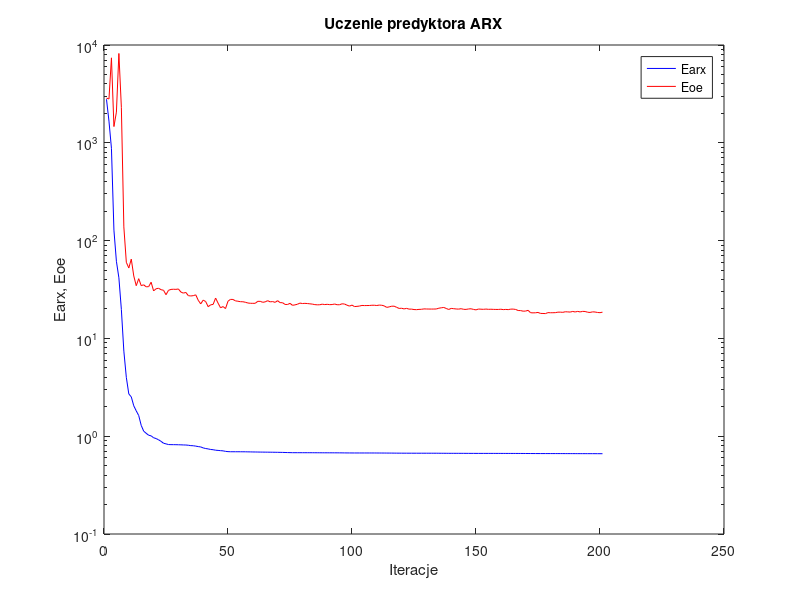
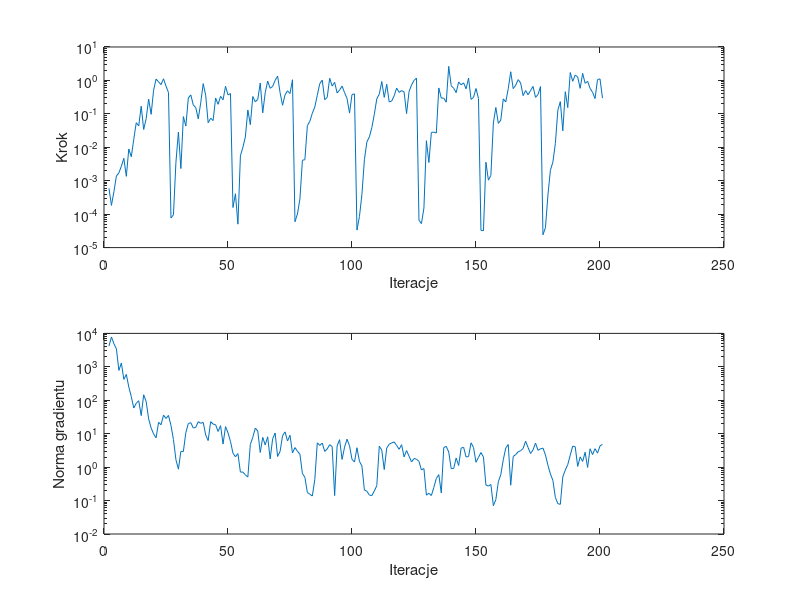

Here is the MATLAB script that generated these plots, in order:
%uczenie predyktora arx
clear all;
n=0; farx(n+1)=2.787577e+003; foe(n+1)=2.863115e+003; wspucz(n+1)=0.000000e+000; ng(n+1)=0.000000e+000;
%odnowa zmiennej metryki
n=1; farx(n+1)=1.666970e+003; foe(n+1)=2.805241e+003; krok(n+1)=5.909215e-004; ng(n+1)=4.164262e+003;
n=2; farx(n+1)=8.781774e+002; foe(n+1)=7.392057e+003; krok(n+1)=1.828869e-004; ng(n+1)=7.817177e+003;
n=3; farx(n+1)=1.279881e+002; foe(n+1)=1.465802e+003; krok(n+1)=4.723973e-004; ng(n+1)=4.900493e+003;
n=4; farx(n+1)=6.144308e+001; foe(n+1)=2.059347e+003; krok(n+1)=1.389400e-003; ng(n+1)=3.447662e+003;
n=5; farx(n+1)=4.166243e+001; foe(n+1)=8.193350e+003; krok(n+1)=1.721185e-003; ng(n+1)=7.811372e+002;
n=6; farx(n+1)=1.974373e+001; foe(n+1)=2.303435e+003; krok(n+1)=2.716773e-003; ng(n+1)=1.303358e+003;
n=7; farx(n+1)=7.414708e+000; foe(n+1)=1.381018e+002; krok(n+1)=4.664313e-003; ng(n+1)=4.217901e+002;
n=8; farx(n+1)=3.998072e+000; foe(n+1)=6.003733e+001; krok(n+1)=1.353531e-003; ng(n+1)=5.925263e+002;
n=9; farx(n+1)=2.705303e+000; foe(n+1)=5.248295e+001; krok(n+1)=8.928204e-003; ng(n+1)=2.499109e+002;
n=10; farx(n+1)=2.524522e+000; foe(n+1)=6.466852e+001; krok(n+1)=5.214412e-003; ng(n+1)=1.289809e+002;
n=11; farx(n+1)=2.045520e+000; foe(n+1)=4.350775e+001; krok(n+1)=1.725161e-002; ng(n+1)=5.858574e+001;
n=12; farx(n+1)=1.816083e+000; foe(n+1)=3.459488e+001; krok(n+1)=5.442027e-002; ng(n+1)=8.101606e+001;
n=13; farx(n+1)=1.625429e+000; foe(n+1)=4.081069e+001; krok(n+1)=4.366353e-002; ng(n+1)=9.687296e+001;
n=14; farx(n+1)=1.291141e+000; foe(n+1)=3.464961e+001; krok(n+1)=1.695040e-001; ng(n+1)=3.485102e+001;
n=15; farx(n+1)=1.126539e+000; foe(n+1)=3.531957e+001; krok(n+1)=3.407387e-002; ng(n+1)=1.458919e+002;
n=16; farx(n+1)=1.071169e+000; foe(n+1)=3.369256e+001; krok(n+1)=7.143431e-002; ng(n+1)=9.122655e+001;
n=17; farx(n+1)=1.023121e+000; foe(n+1)=3.382574e+001; krok(n+1)=2.767539e-001; ng(n+1)=2.775314e+001;
n=18; farx(n+1)=1.008405e+000; foe(n+1)=3.754451e+001; krok(n+1)=9.668121e-002; ng(n+1)=1.488162e+001;
n=19; farx(n+1)=9.643404e-001; foe(n+1)=3.059377e+001; krok(n+1)=5.108389e-001; ng(n+1)=9.871496e+000;
n=20; farx(n+1)=9.461994e-001; foe(n+1)=3.217768e+001; krok(n+1)=1.095445e+000; ng(n+1)=7.515503e+000;
n=21; farx(n+1)=9.190854e-001; foe(n+1)=3.257417e+001; krok(n+1)=9.073805e-001; ng(n+1)=2.189257e+001;
n=22; farx(n+1)=8.859431e-001; foe(n+1)=3.148047e+001; krok(n+1)=7.491049e-001; ng(n+1)=1.847222e+001;
n=23; farx(n+1)=8.473220e-001; foe(n+1)=3.106917e+001; krok(n+1)=1.120145e+000; ng(n+1)=3.608405e+001;
n=24; farx(n+1)=8.347775e-001; foe(n+1)=2.797793e+001; krok(n+1)=6.751168e-001; ng(n+1)=2.850101e+001;
n=25; farx(n+1)=8.218595e-001; foe(n+1)=3.101461e+001; krok(n+1)=4.337210e-001; ng(n+1)=3.515175e+001;
%odnowa zmiennej metryki
n=26; farx(n+1)=8.197110e-001; foe(n+1)=3.169659e+001; krok(n+1)=7.679143e-005; ng(n+1)=1.767485e+001;
n=27; farx(n+1)=8.194604e-001; foe(n+1)=3.181843e+001; krok(n+1)=9.579321e-005; ng(n+1)=6.737867e+000;
n=28; farx(n+1)=8.187660e-001; foe(n+1)=3.172300e+001; krok(n+1)=3.558977e-003; ng(n+1)=1.671217e+000;
n=29; farx(n+1)=8.175440e-001; foe(n+1)=3.201877e+001; krok(n+1)=2.847603e-002; ng(n+1)=8.700063e-001;
n=30; farx(n+1)=8.161649e-001; foe(n+1)=2.978138e+001; krok(n+1)=2.314595e-003; ng(n+1)=2.969976e+000;
n=31; farx(n+1)=8.139781e-001; foe(n+1)=2.904902e+001; krok(n+1)=8.277891e-002; ng(n+1)=2.932138e+000;
n=32; farx(n+1)=8.126014e-001; foe(n+1)=2.951780e+001; krok(n+1)=4.321748e-002; ng(n+1)=1.084075e+001;
n=33; farx(n+1)=8.082217e-001; foe(n+1)=2.735875e+001; krok(n+1)=2.981443e-001; ng(n+1)=2.022969e+001;
n=34; farx(n+1)=8.010342e-001; foe(n+1)=2.715435e+001; krok(n+1)=3.691454e-001; ng(n+1)=2.131614e+001;
n=35; farx(n+1)=7.988946e-001; foe(n+1)=2.736763e+001; krok(n+1)=1.845727e-001; ng(n+1)=1.482401e+001;
n=36; farx(n+1)=7.915962e-001; foe(n+1)=2.789600e+001; krok(n+1)=1.537931e-001; ng(n+1)=1.551112e+001;
n=37; farx(n+1)=7.833211e-001; foe(n+1)=2.453138e+001; krok(n+1)=7.113068e-002; ng(n+1)=2.294374e+001;
n=38; farx(n+1)=7.765409e-001; foe(n+1)=2.254237e+001; krok(n+1)=2.143812e-001; ng(n+1)=2.038465e+001;
n=39; farx(n+1)=7.590945e-001; foe(n+1)=2.463341e+001; krok(n+1)=8.006816e-001; ng(n+1)=2.186809e+001;
n=40; farx(n+1)=7.480226e-001; foe(n+1)=2.380917e+001; krok(n+1)=3.604099e-001; ng(n+1)=9.157980e+000;
n=41; farx(n+1)=7.414709e-001; foe(n+1)=2.110387e+001; krok(n+1)=5.411858e-002; ng(n+1)=6.229439e+000;
n=42; farx(n+1)=7.316094e-001; foe(n+1)=2.204795e+001; krok(n+1)=7.370577e-002; ng(n+1)=2.292272e+001;
n=43; farx(n+1)=7.277496e-001; foe(n+1)=2.226436e+001; krok(n+1)=6.306675e-002; ng(n+1)=1.940456e+001;
n=44; farx(n+1)=7.190841e-001; foe(n+1)=2.586662e+001; krok(n+1)=2.991387e-001; ng(n+1)=1.852417e+001;
n=45; farx(n+1)=7.156439e-001; foe(n+1)=2.291253e+001; krok(n+1)=1.928435e-001; ng(n+1)=1.168505e+001;
n=46; farx(n+1)=7.115596e-001; foe(n+1)=2.055169e+001; krok(n+1)=3.337224e-001; ng(n+1)=1.743540e+001;
n=47; farx(n+1)=7.084286e-001; foe(n+1)=2.116668e+001; krok(n+1)=2.625380e-001; ng(n+1)=4.914277e+000;
n=48; farx(n+1)=6.998733e-001; foe(n+1)=2.018655e+001; krok(n+1)=6.674595e-001; ng(n+1)=1.627003e+001;
n=49; farx(n+1)=6.954477e-001; foe(n+1)=2.400711e+001; krok(n+1)=3.691454e-001; ng(n+1)=1.062488e+001;
n=50; farx(n+1)=6.937230e-001; foe(n+1)=2.506386e+001; krok(n+1)=4.041502e-001; ng(n+1)=5.869661e+000;
%odnowa zmiennej metryki
n=51; farx(n+1)=6.936607e-001; foe(n+1)=2.501858e+001; krok(n+1)=1.582138e-004; ng(n+1)=2.631427e+000;
n=52; farx(n+1)=6.935516e-001; foe(n+1)=2.420026e+001; krok(n+1)=4.074125e-004; ng(n+1)=2.034602e+000;
n=53; farx(n+1)=6.935318e-001; foe(n+1)=2.399130e+001; krok(n+1)=5.019773e-005; ng(n+1)=2.542378e+000;
n=54; farx(n+1)=6.933414e-001; foe(n+1)=2.373319e+001; krok(n+1)=5.548179e-003; ng(n+1)=7.110843e-001;
n=55; farx(n+1)=6.930314e-001; foe(n+1)=2.370144e+001; krok(n+1)=1.000091e-002; ng(n+1)=7.120235e-001;
n=56; farx(n+1)=6.927917e-001; foe(n+1)=2.341925e+001; krok(n+1)=2.038266e-002; ng(n+1)=5.897656e-001;
n=57; farx(n+1)=6.918143e-001; foe(n+1)=2.301316e+001; krok(n+1)=1.308949e-001; ng(n+1)=5.058582e-001;
n=58; farx(n+1)=6.911881e-001; foe(n+1)=2.286585e+001; krok(n+1)=4.756755e-002; ng(n+1)=4.763929e+000;
n=59; farx(n+1)=6.901325e-001; foe(n+1)=2.283669e+001; krok(n+1)=3.304177e-001; ng(n+1)=7.814799e+000;
n=60; farx(n+1)=6.895953e-001; foe(n+1)=2.285931e+001; krok(n+1)=2.301336e-001; ng(n+1)=1.466570e+001;
n=61; farx(n+1)=6.888655e-001; foe(n+1)=2.393656e+001; krok(n+1)=2.711458e-001; ng(n+1)=1.201455e+001;
n=62; farx(n+1)=6.880754e-001; foe(n+1)=2.392883e+001; krok(n+1)=8.352074e-001; ng(n+1)=2.742835e+000;
n=63; farx(n+1)=6.876376e-001; foe(n+1)=2.339384e+001; krok(n+1)=1.068992e-001; ng(n+1)=7.771424e+000;
n=64; farx(n+1)=6.870903e-001; foe(n+1)=2.364841e+001; krok(n+1)=4.275922e-001; ng(n+1)=4.612361e+000;
n=65; farx(n+1)=6.866334e-001; foe(n+1)=2.431227e+001; krok(n+1)=9.574267e-001; ng(n+1)=8.061328e+000;
n=66; farx(n+1)=6.861484e-001; foe(n+1)=2.363922e+001; krok(n+1)=5.810114e-001; ng(n+1)=1.760847e+000;
n=67; farx(n+1)=6.855913e-001; foe(n+1)=2.380255e+001; krok(n+1)=6.622313e-001; ng(n+1)=7.055882e+000;
n=68; farx(n+1)=6.850605e-001; foe(n+1)=2.336524e+001; krok(n+1)=9.995858e-001; ng(n+1)=1.050123e+001;
n=69; farx(n+1)=6.842948e-001; foe(n+1)=2.431562e+001; krok(n+1)=1.348916e+000; ng(n+1)=2.081531e+000;
n=70; farx(n+1)=6.836091e-001; foe(n+1)=2.321547e+001; krok(n+1)=4.288049e-001; ng(n+1)=2.951972e+000;
n=71; farx(n+1)=6.827902e-001; foe(n+1)=2.317005e+001; krok(n+1)=1.807191e-001; ng(n+1)=8.735421e+000;
n=72; farx(n+1)=6.815802e-001; foe(n+1)=2.225400e+001; krok(n+1)=3.713045e-001; ng(n+1)=1.132309e+001;
n=73; farx(n+1)=6.803522e-001; foe(n+1)=2.221152e+001; krok(n+1)=4.904031e-001; ng(n+1)=6.050698e+000;
n=74; farx(n+1)=6.793436e-001; foe(n+1)=2.282525e+001; krok(n+1)=4.044487e-001; ng(n+1)=8.996320e+000;
n=75; farx(n+1)=6.783908e-001; foe(n+1)=2.179245e+001; krok(n+1)=1.048430e+000; ng(n+1)=2.658324e+000;
%odnowa zmiennej metryki
n=76; farx(n+1)=6.783244e-001; foe(n+1)=2.202265e+001; krok(n+1)=5.926151e-005; ng(n+1)=3.851466e+000;
n=77; farx(n+1)=6.782678e-001; foe(n+1)=2.233998e+001; krok(n+1)=1.013305e-004; ng(n+1)=2.984939e+000;
n=78; farx(n+1)=6.781536e-001; foe(n+1)=2.297411e+001; krok(n+1)=2.866652e-004; ng(n+1)=2.442819e+000;
n=79; farx(n+1)=6.780421e-001; foe(n+1)=2.273095e+001; krok(n+1)=4.102156e-003; ng(n+1)=6.510156e-001;
n=80; farx(n+1)=6.779847e-001; foe(n+1)=2.282280e+001; krok(n+1)=4.258262e-003; ng(n+1)=4.943709e-001;
n=81; farx(n+1)=6.779184e-001; foe(n+1)=2.272148e+001; krok(n+1)=4.446078e-002; ng(n+1)=1.739839e-001;
n=82; farx(n+1)=6.778422e-001; foe(n+1)=2.257619e+001; krok(n+1)=5.983917e-002; ng(n+1)=1.547630e-001;
n=83; farx(n+1)=6.777825e-001; foe(n+1)=2.242178e+001; krok(n+1)=1.042621e-001; ng(n+1)=1.368484e-001;
n=84; farx(n+1)=6.774290e-001; foe(n+1)=2.216030e+001; krok(n+1)=1.600146e-001; ng(n+1)=4.250275e-001;
n=85; farx(n+1)=6.773280e-001; foe(n+1)=2.204656e+001; krok(n+1)=3.606407e-001; ng(n+1)=5.321799e+000;
n=86; farx(n+1)=6.770737e-001; foe(n+1)=2.208111e+001; krok(n+1)=8.006816e-001; ng(n+1)=4.459606e+000;
n=87; farx(n+1)=6.768117e-001; foe(n+1)=2.238776e+001; krok(n+1)=1.023163e+000; ng(n+1)=5.250878e+000;
n=88; farx(n+1)=6.766896e-001; foe(n+1)=2.217659e+001; krok(n+1)=2.656312e-001; ng(n+1)=2.959628e+000;
n=89; farx(n+1)=6.766295e-001; foe(n+1)=2.231200e+001; krok(n+1)=3.132115e-001; ng(n+1)=3.491280e+000;
n=90; farx(n+1)=6.764896e-001; foe(n+1)=2.214056e+001; krok(n+1)=1.157790e+000; ng(n+1)=4.693653e+000;
n=91; farx(n+1)=6.763958e-001; foe(n+1)=2.219251e+001; krok(n+1)=6.809733e-001; ng(n+1)=4.072450e+000;
n=92; farx(n+1)=6.761930e-001; foe(n+1)=2.247337e+001; krok(n+1)=8.773192e-001; ng(n+1)=1.408079e-001;
n=93; farx(n+1)=6.760500e-001; foe(n+1)=2.209070e+001; krok(n+1)=4.213257e-001; ng(n+1)=4.315898e+000;
n=94; farx(n+1)=6.758194e-001; foe(n+1)=2.208385e+001; krok(n+1)=5.168653e-001; ng(n+1)=6.639921e+000;
n=95; farx(n+1)=6.754173e-001; foe(n+1)=2.260053e+001; krok(n+1)=6.762233e-001; ng(n+1)=1.699226e+000;
n=96; farx(n+1)=6.748951e-001; foe(n+1)=2.245029e+001; krok(n+1)=4.310227e-001; ng(n+1)=3.966605e+000;
n=97; farx(n+1)=6.744293e-001; foe(n+1)=2.185479e+001; krok(n+1)=2.886121e-001; ng(n+1)=6.845299e+000;
n=98; farx(n+1)=6.742411e-001; foe(n+1)=2.139723e+001; krok(n+1)=1.051652e-001; ng(n+1)=4.346989e+000;
n=99; farx(n+1)=6.739507e-001; foe(n+1)=2.190846e+001; krok(n+1)=3.785938e-001; ng(n+1)=1.710475e+000;
n=100; farx(n+1)=6.738097e-001; foe(n+1)=2.115382e+001; krok(n+1)=3.963116e-001; ng(n+1)=1.419112e+000;
%odnowa zmiennej metryki
n=101; farx(n+1)=6.737726e-001; foe(n+1)=2.126434e+001; krok(n+1)=3.333618e-005; ng(n+1)=3.804458e+000;
n=102; farx(n+1)=6.737564e-001; foe(n+1)=2.141594e+001; krok(n+1)=8.459568e-005; ng(n+1)=1.489640e+000;
n=103; farx(n+1)=6.737305e-001; foe(n+1)=2.173456e+001; krok(n+1)=3.919520e-004; ng(n+1)=1.080038e+000;
n=104; farx(n+1)=6.737206e-001; foe(n+1)=2.165890e+001; krok(n+1)=4.258262e-003; ng(n+1)=2.073630e-001;
n=105; farx(n+1)=6.736914e-001; foe(n+1)=2.168185e+001; krok(n+1)=1.450364e-002; ng(n+1)=1.903054e-001;
n=106; farx(n+1)=6.736632e-001; foe(n+1)=2.170204e+001; krok(n+1)=2.043074e-002; ng(n+1)=1.458060e-001;
n=107; farx(n+1)=6.736335e-001; foe(n+1)=2.182822e+001; krok(n+1)=3.882853e-002; ng(n+1)=1.408159e-001;
n=108; farx(n+1)=6.736074e-001; foe(n+1)=2.182998e+001; krok(n+1)=9.760941e-002; ng(n+1)=1.939402e-001;
n=109; farx(n+1)=6.732871e-001; foe(n+1)=2.169213e+001; krok(n+1)=2.828655e-001; ng(n+1)=2.791276e-001;
n=110; farx(n+1)=6.730971e-001; foe(n+1)=2.191759e+001; krok(n+1)=3.885953e-001; ng(n+1)=4.236558e+000;
n=111; farx(n+1)=6.728854e-001; foe(n+1)=2.182251e+001; krok(n+1)=9.282331e-001; ng(n+1)=3.223709e+000;
n=112; farx(n+1)=6.727612e-001; foe(n+1)=2.149910e+001; krok(n+1)=3.114411e-001; ng(n+1)=8.469928e-001;
n=113; farx(n+1)=6.723990e-001; foe(n+1)=2.076333e+001; krok(n+1)=7.650627e-001; ng(n+1)=3.723460e+000;
n=114; farx(n+1)=6.721387e-001; foe(n+1)=2.100573e+001; krok(n+1)=2.268451e-001; ng(n+1)=4.820024e+000;
n=115; farx(n+1)=6.718947e-001; foe(n+1)=2.134611e+001; krok(n+1)=2.409855e-001; ng(n+1)=5.317401e+000;
n=116; farx(n+1)=6.715261e-001; foe(n+1)=2.134677e+001; krok(n+1)=3.457398e-001; ng(n+1)=5.653434e+000;
n=117; farx(n+1)=6.711038e-001; foe(n+1)=2.078657e+001; krok(n+1)=5.908391e-001; ng(n+1)=4.447575e+000;
n=118; farx(n+1)=6.708841e-001; foe(n+1)=2.026043e+001; krok(n+1)=4.386596e-001; ng(n+1)=3.419739e+000;
n=119; farx(n+1)=6.705846e-001; foe(n+1)=2.034426e+001; krok(n+1)=4.968529e-001; ng(n+1)=4.678687e+000;
n=120; farx(n+1)=6.704378e-001; foe(n+1)=2.000203e+001; krok(n+1)=4.536903e-001; ng(n+1)=2.027388e+000;
n=121; farx(n+1)=6.703683e-001; foe(n+1)=2.029278e+001; krok(n+1)=1.020821e-001; ng(n+1)=3.137764e+000;
n=122; farx(n+1)=6.702813e-001; foe(n+1)=1.991850e+001; krok(n+1)=4.641165e-001; ng(n+1)=2.122641e+000;
n=123; farx(n+1)=6.701722e-001; foe(n+1)=1.993533e+001; krok(n+1)=7.273018e-001; ng(n+1)=1.428351e+000;
n=124; farx(n+1)=6.701061e-001; foe(n+1)=1.972756e+001; krok(n+1)=1.000418e+000; ng(n+1)=1.806718e+000;
n=125; farx(n+1)=6.700075e-001; foe(n+1)=1.967305e+001; krok(n+1)=1.171548e+000; ng(n+1)=1.722358e+000;
%odnowa zmiennej metryki
n=126; farx(n+1)=6.699966e-001; foe(n+1)=1.979943e+001; krok(n+1)=6.549403e-005; ng(n+1)=1.490848e+000;
n=127; farx(n+1)=6.699938e-001; foe(n+1)=1.984384e+001; krok(n+1)=5.234435e-005; ng(n+1)=8.196023e-001;
n=128; farx(n+1)=6.699839e-001; foe(n+1)=2.003143e+001; krok(n+1)=1.520753e-004; ng(n+1)=9.103743e-001;
n=129; farx(n+1)=6.699590e-001; foe(n+1)=1.998750e+001; krok(n+1)=1.576669e-002; ng(n+1)=1.449384e-001;
n=130; farx(n+1)=6.699529e-001; foe(n+1)=1.996251e+001; krok(n+1)=3.516052e-003; ng(n+1)=1.653724e-001;
n=131; farx(n+1)=6.699167e-001; foe(n+1)=1.995185e+001; krok(n+1)=2.779047e-002; ng(n+1)=1.416125e-001;
n=132; farx(n+1)=6.698065e-001; foe(n+1)=1.996220e+001; krok(n+1)=2.839954e-002; ng(n+1)=2.477112e-001;
n=133; farx(n+1)=6.697836e-001; foe(n+1)=1.999290e+001; krok(n+1)=2.667694e-002; ng(n+1)=4.590062e-001;
n=134; farx(n+1)=6.695968e-001; foe(n+1)=2.035800e+001; krok(n+1)=5.962886e-001; ng(n+1)=5.962343e-001;
n=135; farx(n+1)=6.691188e-001; foe(n+1)=2.056094e+001; krok(n+1)=2.951161e-001; ng(n+1)=1.701817e-001;
n=136; farx(n+1)=6.689398e-001; foe(n+1)=2.072405e+001; krok(n+1)=2.960535e-001; ng(n+1)=3.859904e+000;
n=137; farx(n+1)=6.687668e-001; foe(n+1)=2.023902e+001; krok(n+1)=2.226006e-001; ng(n+1)=4.183720e+000;
n=138; farx(n+1)=6.684446e-001; foe(n+1)=1.975184e+001; krok(n+1)=2.630375e+000; ng(n+1)=2.832105e+000;
n=139; farx(n+1)=6.683709e-001; foe(n+1)=2.027475e+001; krok(n+1)=6.954939e-001; ng(n+1)=9.042117e-001;
n=140; farx(n+1)=6.683150e-001; foe(n+1)=2.012544e+001; krok(n+1)=5.813025e-001; ng(n+1)=9.121597e-001;
n=141; farx(n+1)=6.682735e-001; foe(n+1)=1.999404e+001; krok(n+1)=4.317671e-001; ng(n+1)=1.875516e+000;
n=142; farx(n+1)=6.682141e-001; foe(n+1)=1.992384e+001; krok(n+1)=9.001093e-001; ng(n+1)=1.117823e+000;
n=143; farx(n+1)=6.680942e-001; foe(n+1)=2.013084e+001; krok(n+1)=7.413928e-001; ng(n+1)=3.706714e+000;
n=144; farx(n+1)=6.679627e-001; foe(n+1)=1.983097e+001; krok(n+1)=8.456470e-001; ng(n+1)=3.923477e+000;
n=145; farx(n+1)=6.677564e-001; foe(n+1)=1.979514e+001; krok(n+1)=5.596492e-001; ng(n+1)=2.009459e+000;
n=146; farx(n+1)=6.675814e-001; foe(n+1)=2.000124e+001; krok(n+1)=1.177071e+000; ng(n+1)=2.076449e+000;
n=147; farx(n+1)=6.674677e-001; foe(n+1)=2.008970e+001; krok(n+1)=2.711458e-001; ng(n+1)=5.341815e+000;
n=148; farx(n+1)=6.673907e-001; foe(n+1)=1.978478e+001; krok(n+1)=3.105275e-001; ng(n+1)=3.877081e+000;
n=149; farx(n+1)=6.672482e-001; foe(n+1)=1.957102e+001; krok(n+1)=5.738785e-001; ng(n+1)=1.394793e+000;
n=150; farx(n+1)=6.671504e-001; foe(n+1)=1.996361e+001; krok(n+1)=2.881627e-001; ng(n+1)=1.961432e+000;
%odnowa zmiennej metryki
n=151; farx(n+1)=6.671260e-001; foe(n+1)=1.989357e+001; krok(n+1)=3.274702e-005; ng(n+1)=2.731699e+000;
n=152; farx(n+1)=6.671183e-001; foe(n+1)=1.982978e+001; krok(n+1)=3.204809e-005; ng(n+1)=2.004725e+000;
n=153; farx(n+1)=6.670995e-001; foe(n+1)=1.995825e+001; krok(n+1)=3.581322e-003; ng(n+1)=2.916932e-001;
n=154; farx(n+1)=6.670948e-001; foe(n+1)=1.982470e+001; krok(n+1)=1.040544e-003; ng(n+1)=2.704441e-001;
n=155; farx(n+1)=6.670884e-001; foe(n+1)=1.987626e+001; krok(n+1)=1.448033e-003; ng(n+1)=3.031489e-001;
n=156; farx(n+1)=6.670728e-001; foe(n+1)=1.980765e+001; krok(n+1)=5.335388e-002; ng(n+1)=7.026900e-002;
n=157; farx(n+1)=6.669736e-001; foe(n+1)=1.978152e+001; krok(n+1)=1.553141e-001; ng(n+1)=1.072769e-001;
n=158; farx(n+1)=6.669440e-001; foe(n+1)=1.977259e+001; krok(n+1)=5.184392e-002; ng(n+1)=3.647589e-001;
n=159; farx(n+1)=6.668513e-001; foe(n+1)=1.988410e+001; krok(n+1)=6.544743e-002; ng(n+1)=5.991381e-001;
n=160; farx(n+1)=6.667363e-001; foe(n+1)=1.969379e+001; krok(n+1)=2.800362e-001; ng(n+1)=1.667191e+000;
n=161; farx(n+1)=6.666553e-001; foe(n+1)=1.978900e+001; krok(n+1)=2.268451e-001; ng(n+1)=3.721699e+000;
n=162; farx(n+1)=6.665915e-001; foe(n+1)=1.968943e+001; krok(n+1)=5.657309e-001; ng(n+1)=4.742864e+000;
n=163; farx(n+1)=6.665207e-001; foe(n+1)=1.992103e+001; krok(n+1)=1.814761e+000; ng(n+1)=2.880996e-001;
n=164; farx(n+1)=6.664747e-001; foe(n+1)=1.994002e+001; krok(n+1)=5.667570e-001; ng(n+1)=2.081504e+000;
n=165; farx(n+1)=6.663750e-001; foe(n+1)=1.977134e+001; krok(n+1)=7.178655e-001; ng(n+1)=2.367691e+000;
n=166; farx(n+1)=6.662333e-001; foe(n+1)=1.927832e+001; krok(n+1)=1.056270e+000; ng(n+1)=2.873778e+000;
n=167; farx(n+1)=6.660567e-001; foe(n+1)=1.924824e+001; krok(n+1)=8.375141e-001; ng(n+1)=3.105325e+000;
n=168; farx(n+1)=6.658884e-001; foe(n+1)=1.898654e+001; krok(n+1)=3.510640e-001; ng(n+1)=3.596158e+000;
n=169; farx(n+1)=6.656478e-001; foe(n+1)=1.902819e+001; krok(n+1)=4.977762e-001; ng(n+1)=5.971686e+000;
n=170; farx(n+1)=6.654386e-001; foe(n+1)=1.936438e+001; krok(n+1)=3.730429e-001; ng(n+1)=3.870295e+000;
n=171; farx(n+1)=6.651531e-001; foe(n+1)=1.831048e+001; krok(n+1)=4.995470e-001; ng(n+1)=2.550925e+000;
n=172; farx(n+1)=6.649463e-001; foe(n+1)=1.824145e+001; krok(n+1)=6.614848e-001; ng(n+1)=3.296170e+000;
n=173; farx(n+1)=6.648223e-001; foe(n+1)=1.828505e+001; krok(n+1)=3.118100e-001; ng(n+1)=5.254961e+000;
n=174; farx(n+1)=6.646992e-001; foe(n+1)=1.842889e+001; krok(n+1)=3.785765e-001; ng(n+1)=3.182369e+000;
n=175; farx(n+1)=6.645308e-001; foe(n+1)=1.801433e+001; krok(n+1)=6.553300e-001; ng(n+1)=3.520310e+000;
%odnowa zmiennej metryki
n=176; farx(n+1)=6.645053e-001; foe(n+1)=1.798300e+001; krok(n+1)=2.418894e-005; ng(n+1)=3.706767e+000;
n=177; farx(n+1)=6.644913e-001; foe(n+1)=1.793912e+001; krok(n+1)=3.928078e-005; ng(n+1)=2.319494e+000;
n=178; farx(n+1)=6.644585e-001; foe(n+1)=1.834637e+001; krok(n+1)=3.729504e-004; ng(n+1)=1.137504e+000;
n=179; farx(n+1)=6.643985e-001; foe(n+1)=1.829344e+001; krok(n+1)=2.063028e-003; ng(n+1)=6.258827e-001;
n=180; farx(n+1)=6.643661e-001; foe(n+1)=1.830451e+001; krok(n+1)=3.595805e-003; ng(n+1)=4.013376e-001;
n=181; farx(n+1)=6.643543e-001; foe(n+1)=1.833846e+001; krok(n+1)=1.299379e-002; ng(n+1)=1.244727e-001;
n=182; farx(n+1)=6.642896e-001; foe(n+1)=1.854835e+001; krok(n+1)=1.288588e-001; ng(n+1)=8.099880e-002;
n=183; farx(n+1)=6.641988e-001; foe(n+1)=1.855579e+001; krok(n+1)=2.317569e-001; ng(n+1)=7.714265e-002;
n=184; farx(n+1)=6.641441e-001; foe(n+1)=1.847120e+001; krok(n+1)=3.122169e-002; ng(n+1)=5.147655e-001;
n=185; farx(n+1)=6.639130e-001; foe(n+1)=1.872733e+001; krok(n+1)=4.602673e-001; ng(n+1)=8.149319e-001;
n=186; farx(n+1)=6.638524e-001; foe(n+1)=1.866913e+001; krok(n+1)=1.536116e-001; ng(n+1)=1.192333e+000;
n=187; farx(n+1)=6.637237e-001; foe(n+1)=1.858651e+001; krok(n+1)=1.722419e+000; ng(n+1)=2.287402e+000;
n=188; farx(n+1)=6.636270e-001; foe(n+1)=1.887067e+001; krok(n+1)=9.429061e-001; ng(n+1)=4.255085e+000;
n=189; farx(n+1)=6.634977e-001; foe(n+1)=1.863016e+001; krok(n+1)=1.447720e+000; ng(n+1)=4.070726e+000;
n=190; farx(n+1)=6.633952e-001; foe(n+1)=1.889249e+001; krok(n+1)=1.268105e+000; ng(n+1)=1.052226e+000;
n=191; farx(n+1)=6.632629e-001; foe(n+1)=1.864453e+001; krok(n+1)=5.788951e-001; ng(n+1)=2.024900e+000;
n=192; farx(n+1)=6.631899e-001; foe(n+1)=1.889758e+001; krok(n+1)=1.631921e+000; ng(n+1)=1.477719e+000;
n=193; farx(n+1)=6.631277e-001; foe(n+1)=1.884397e+001; krok(n+1)=8.190836e-001; ng(n+1)=2.788052e+000;
n=194; farx(n+1)=6.630836e-001; foe(n+1)=1.852490e+001; krok(n+1)=9.429061e-001; ng(n+1)=9.793688e-001;
n=195; farx(n+1)=6.629883e-001; foe(n+1)=1.842300e+001; krok(n+1)=5.788951e-001; ng(n+1)=3.545692e+000;
n=196; farx(n+1)=6.629321e-001; foe(n+1)=1.868701e+001; krok(n+1)=4.406235e-001; ng(n+1)=2.369131e+000;
n=197; farx(n+1)=6.628562e-001; foe(n+1)=1.861933e+001; krok(n+1)=2.868245e-001; ng(n+1)=3.557217e+000;
n=198; farx(n+1)=6.626583e-001; foe(n+1)=1.841710e+001; krok(n+1)=1.062525e+000; ng(n+1)=2.619425e+000;
n=199; farx(n+1)=6.624361e-001; foe(n+1)=1.832220e+001; krok(n+1)=1.110032e+000; ng(n+1)=4.306395e+000;
n=200; farx(n+1)=6.622798e-001; foe(n+1)=1.854465e+001; krok(n+1)=2.953927e-001; ng(n+1)=4.786029e+000;

figure; semilogy(farx,'b'); hold on; semilogy(foe,'r'); xlabel('Iteracje'); ylabel('Earx, Eoe'); legend('Earx','Eoe'); title('Uczenie predyktora ARX');
figure; subplot(2,1,1); semilogy(krok); xlabel('Iteracje'); ylabel('Krok');
subplot(2,1,2); semilogy(ng); xlabel('Iteracje'); ylabel('Norma gradientu');
Earx=farx(n+1)
Eoe=foe(n+1)
